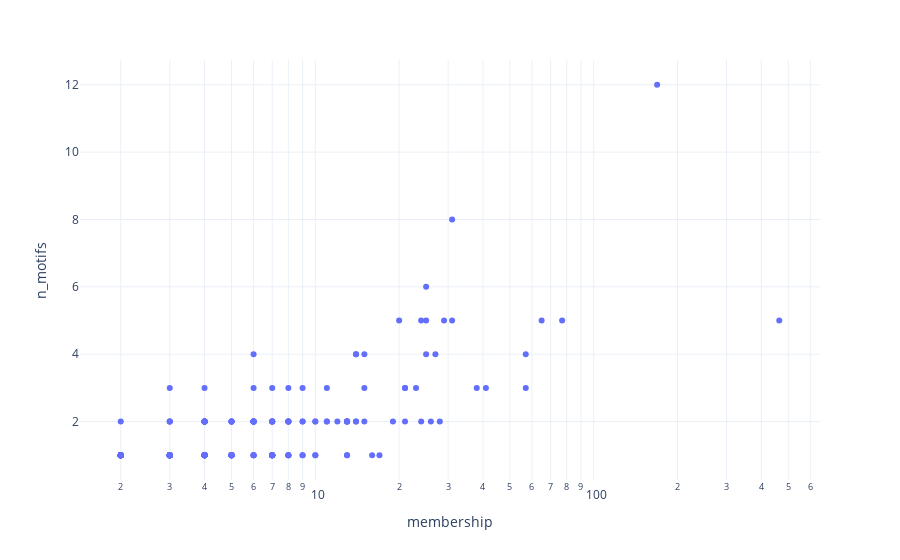

The notebook cell this image was saved under:
### Markdown cell above
## Plot Correlation of membership and discovered motifs

### Code cell
n_motifs_frame = motif_seq_frame.\
    groupby(["clique_idx", "membership"]).\
    apply(lambda x : pd.Series({"n_motifs" : x.shape[0]})).\
    reset_index()

px.scatter(
    n_motifs_frame, x = 'membership', y = "n_motifs",
    log_x = True
)

### Figure 1 — Plotly figure (JSON) as saved in the notebook; plotly's stock layout.template omitted (floating-point values rounded to 4 significant figures; data arrays with more than 128 entries replaced by an {"elided": "..."} marker saying what was removed)
{"data": [{"hoverlabel": {"namelength": 0}, "hovertemplate": "membership=%{x}<br>n_motifs=%{y}", "legendgroup": "", "marker": {"color": "#636efa", "symbol": "circle"}, "mode": "markers", "name": "", "showlegend": false, "type": "scatter", "x": {"elided": "215 int values"}, "xaxis": "x", "y": {"elided": "215 int values"}, "yaxis": "y"}], "layout": {"legend": {"tracegroupgap": 0}, "margin": {"t": 60}, "xaxis": {"anchor": "y", "domain": [0, 1], "title": {"text": "membership"}, "type": "log"}, "yaxis": {"anchor": "x", "domain": [0, 1], "title": {"text": "n_motifs"}}}}
